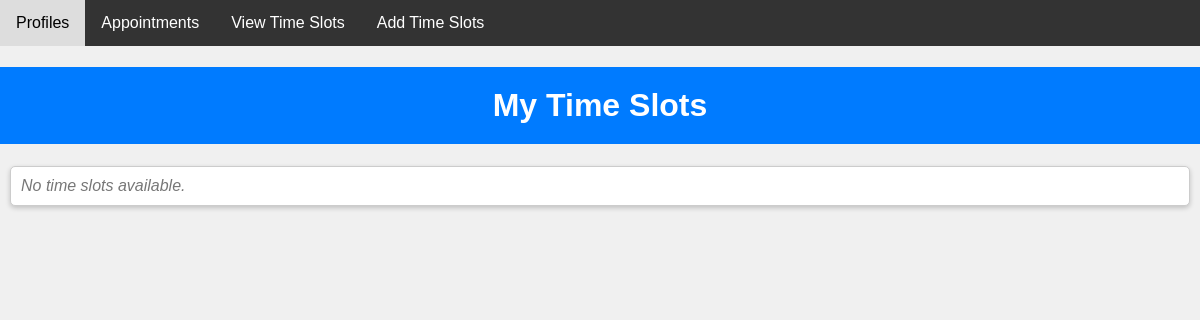
The page /dr_timeslots_shows (signed in) on the database as committed earlier.
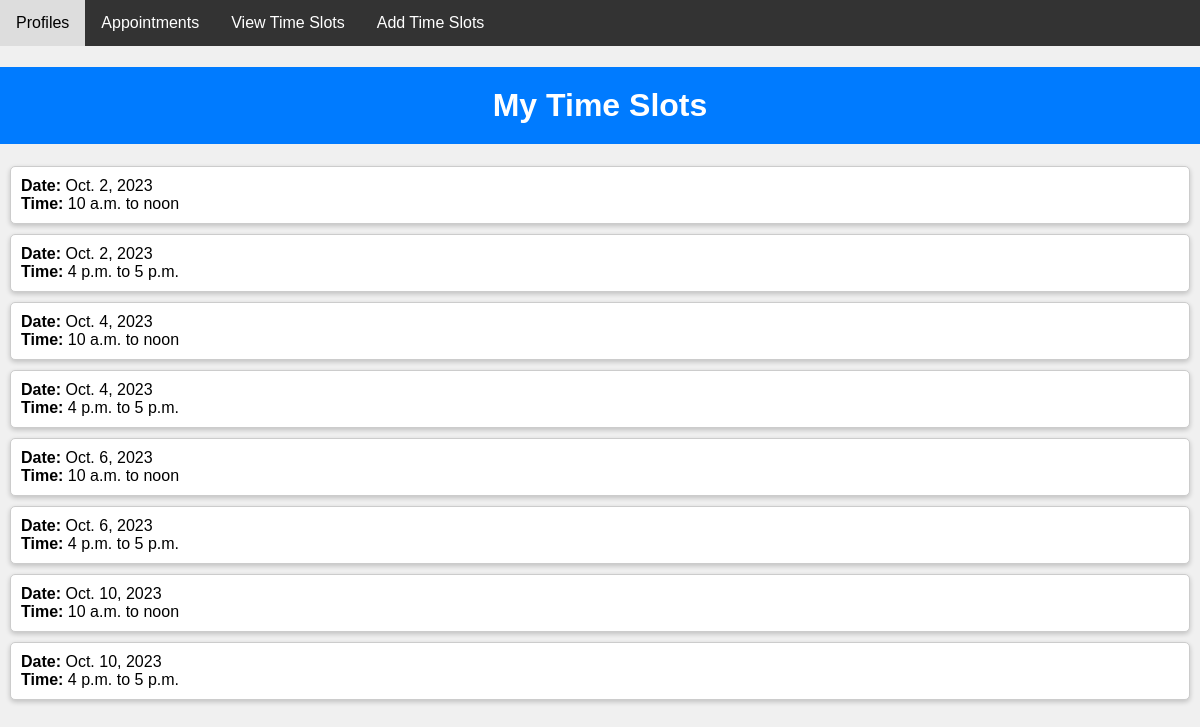
The same page on the database as committed later.
### eyeapp/models.py (models this page shows, shortened)
class Slots(models.Model):
    doctor = models.ForeignKey(Docs, on_delete=models.CASCADE)
    date = models.DateField(null=True,blank=True)
    start_time = models.TimeField()
    end_time = models.TimeField()

### eyeapp/views.py (the view)
# urls.py: path('dr_timeslots_shows',views.dr_timeslots_shows, name= 'dr_timeslots_shows'),
@login_required
def dr_timeslots_shows(request):
    logged_in_doctor = Docs.objects.get(user=request.user)
    time_slots = Slots.objects.filter(doctor=logged_in_doctor)
    return render(request, 'dr_timeslots_shows.html', {'time_slots': time_slots})

### templates/dr_timeslots_shows.html (shortened to what this page needs)
<!DOCTYPE html>
<html>
<head>
</head>
<body>
    <div class="navbar">
        <a href= "{% url 'profile' %}">Profiles</a>
        <a href="#appointments">Appointments</a>
        <a href= "{% url 'dr_timeslots_shows' %}">View Time Slots</a>
        <a href= "{% url 'dr_timeslots' %}">Add Time Slots</a>
    </div>
    <h1>My Time Slots</h1>
    <ul>
        {% for slot in time_slots %}
            <li>
                <div>
                    <strong>Date:</strong> {{ slot.date }}<br>
                    <strong>Time:</strong> {{ slot.start_time }} to {{ slot.end_time }}
                </div>
            </li>
        {% empty %}
            <li class="no-slots">No time slots available.</li>
        {% endfor %}
    </ul>
</body>
</html>

### templates/dr_timeslots_shows.html (style rules this page uses)
body { font-family: Arial, sans-serif; background-color: #f0f0f0; margin: 0; padding: 0; }
h1 { background-color: #007BFF; color: white; padding: 20px; text-align: center; }
ul { list-style-type: none; padding: 0; margin: 0; }
li { background-color: white; padding: 10px; border: 1px solid #ccc; margin: 10px; border-radius: 5px; box-shadow: 0 2px 5px rgba(0, 0, 0, 0.2); display: flex; justify-content: space-between; }
.navbar { background-color: #333; overflow: hidden; }
.navbar a { float: left; font-size: 16px; color: white; text-align: center; padding: 14px 16px; text-decoration: none; }

Rows that differ between the two databases and show on the page:
added Slots: date "Oct. 2, 2023", start_time "10 a.m.", end_time "noon"
added Slots: date "Oct. 2, 2023", start_time "4 p.m.", end_time "5 p.m."
added Slots: date "Oct. 4, 2023", start_time "10 a.m.", end_time "noon"
added Slots: date "Oct. 4, 2023", start_time "4 p.m.", end_time "5 p.m."
added Slots: date "Oct. 6, 2023", start_time "10 a.m.", end_time "noon"
added Slots: date "Oct. 6, 2023", start_time "4 p.m.", end_time "5 p.m."
added Slots: date "Oct. 10, 2023", start_time "10 a.m.", end_time "noon"
added Slots: date "Oct. 10, 2023", start_time "4 p.m.", end_time "5 p.m."
Other text that changed with them:
text no longer shown: "No time slots available."
